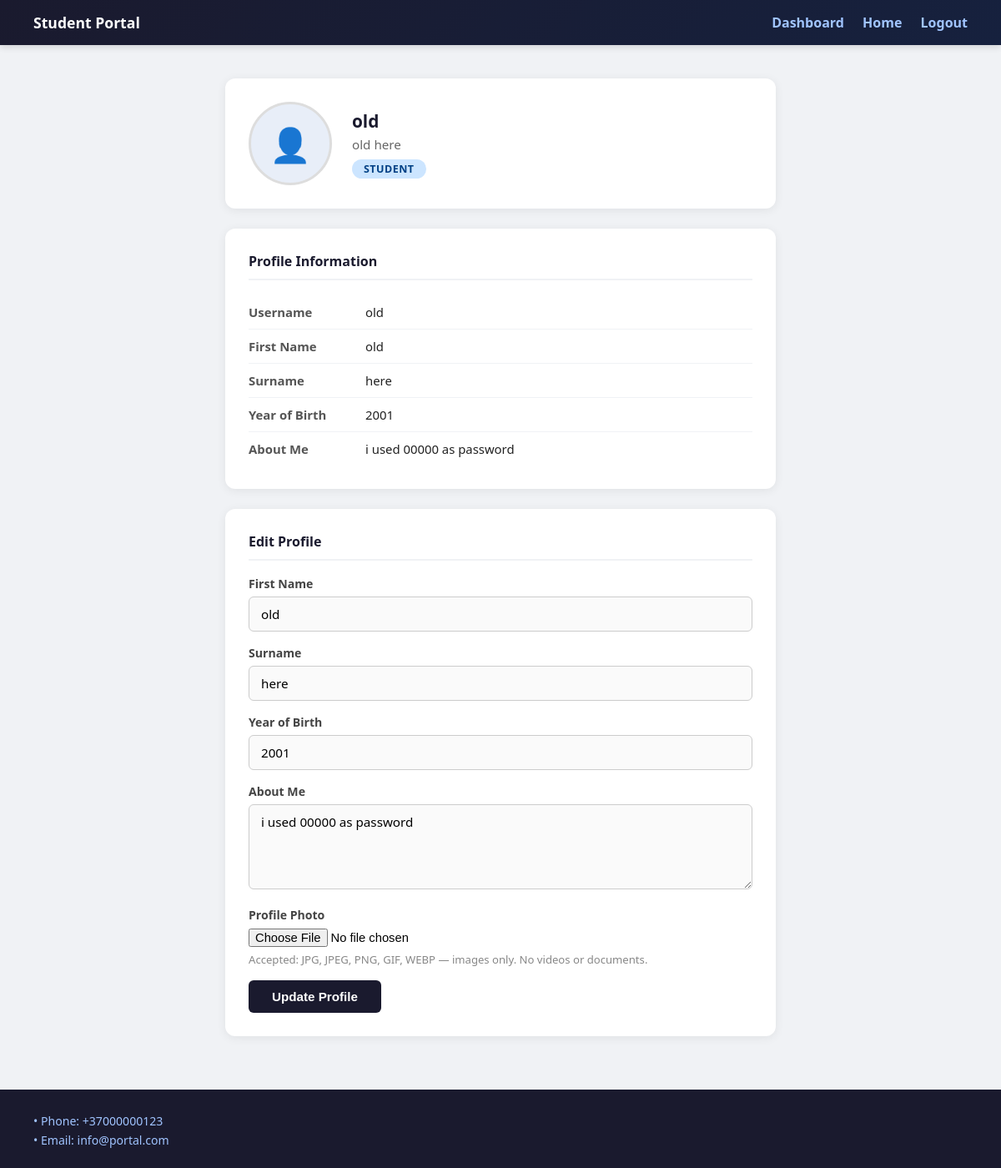
The page /user_profile.php (signed in) on the database its author committed.
### tables this page shows
CREATE TABLE `users` (
  `id` int(11) NOT NULL COMMENT 'Unique ID for each user',
  `username` varchar(50) NOT NULL COMMENT 'User''s login name',
  `password` varchar(255) NOT NULL COMMENT 'User''s password',
  `name` varchar(100) DEFAULT NULL COMMENT 'User''s first name',
  `surname` varchar(100) DEFAULT NULL COMMENT 'User''s last name',
  `birth_year` year(4) DEFAULT NULL COMMENT 'User''s year of birth',
  `description` text DEFAULT NULL COMMENT 'A long text about the user',
  `photo` varchar(255) DEFAULT NULL COMMENT 'The file path of the user''s photo',
  `role` enum('student','teacher') NOT NULL DEFAULT 'student'
);

### user_profile.php (the view, shortened to what this page needs)
<?php
require_once 'config.php';
$user_id  = (int)$_SESSION["user_id"];
$stmt = $conn->prepare("SELECT * FROM users WHERE id = ?");
$stmt->bind_param("i", $user_id);
$stmt->execute();
$user_data = $stmt->get_result()->fetch_assoc();
$role           = $_SESSION["role"] ?? 'student';
$dashboard_link = ($role === 'teacher') ? 'teacher_dashboard.php' : 'student_dashboard.php';
?>
<!DOCTYPE html>
<html lang="en">
<head>
</head>
<body>
<div class="navbar">
    <div class="logo"><?php echo ($role === 'teacher') ? 'Teacher Portal' : 'Student Portal'; ?></div>
    <div>
        <a href="<?php echo $dashboard_link; ?>">Dashboard</a>
        <a href="index.php">Home</a>
        <a href="user_logout.php">Logout</a>
    </div>
</div>
<div class="content">
    <div class="profile-header">
        <?php
        $photo     = $user_data['photo'] ?? '';
        $photo_abs = __DIR__ . '/' . $photo;
        if (!empty($photo) && file_exists($photo_abs)):
        ?>
            <img src="<?php echo htmlspecialchars($photo); ?>?t=<?php echo time(); ?>" class="avatar" alt="Profile Photo">
        <?php else: ?>
            <div class="avatar-placeholder">👤</div>
        <?php endif; ?>
        <div class="profile-info">
            <h2><?php echo htmlspecialchars($user_data['username']); ?></h2>
            <?php $full = trim(($user_data['name'] ?? '') . ' ' . ($user_data['surname'] ?? '')); ?>
            <?php if ($full): ?><p><?php echo htmlspecialchars($full); ?></p><?php endif; ?>
            <span class="role-badge <?php echo ($role === 'teacher') ? 'role-teacher' : 'role-student'; ?>">
                <?php echo ucfirst($role); ?>
            </span>
        </div>
    </div>
    <div class="card">
        <h3>Profile Information</h3>
        <div class="view-row"><span class="view-label">Username</span><span class="view-value"><?php echo htmlspecialchars($user_data['username']); ?></span></div>
        <div class="view-row"><span class="view-label">First Name</span><span class="view-value"><?php echo htmlspecialchars($user_data['name'] ?: '—'); ?></span></div>
        <div class="view-row"><span class="view-label">Surname</span><span class="view-value"><?php echo htmlspecialchars($user_data['surname'] ?: '—'); ?></span></div>
        <div class="view-row"><span class="view-label">Year of Birth</span><span class="view-value"><?php echo htmlspecialchars($user_data['birth_year'] ?: '—'); ?></span></div>
        <div class="view-row"><span class="view-label">About Me</span><span class="view-value"><?php echo nl2br(htmlspecialchars($user_data['description'] ?: '—')); ?></span></div>
    </div>
    <div class="card">
        <h3>Edit Profile</h3>
        <form action="" method="post" enctype="multipart/form-data">
            <label>First Name</label>
            <input type="text" name="name" value="<?php echo htmlspecialchars($user_data['name'] ?? ''); ?>">
            <label>Surname</label>
            <input type="text" name="surname" value="<?php echo htmlspecialchars($user_data['surname'] ?? ''); ?>">
            <label>Year of Birth</label>
            <input type="number" name="birth_year" value="<?php echo htmlspecialchars($user_data['birth_year'] ?? ''); ?>" min="1900" max="2099">
            <label>About Me</label>
            <textarea name="description" rows="4"><?php echo htmlspecialchars($user_data['description'] ?? ''); ?></textarea>
            <label>Profile Photo</label>
            <input type="file" name="photo" accept=".jpg,.jpeg,.png,.gif,.webp">
            <p class="file-note">Accepted: JPG, JPEG, PNG, GIF, WEBP — images only. No videos or documents.</p>
            <button type="submit" class="btn">Update Profile</button>
        </form>
    </div>
</div>
<div class="footer">
    <p>• Phone: +37000000123</p>
    <p>• Email: info@portal.com</p>
</div>
</body>
</html>

### rows shown on the page
users: username "old", full "old here", name "old", surname "here", birth_year "2001", description "i used 00000 as password"

### other values the page prints
$role "STUDENT"
